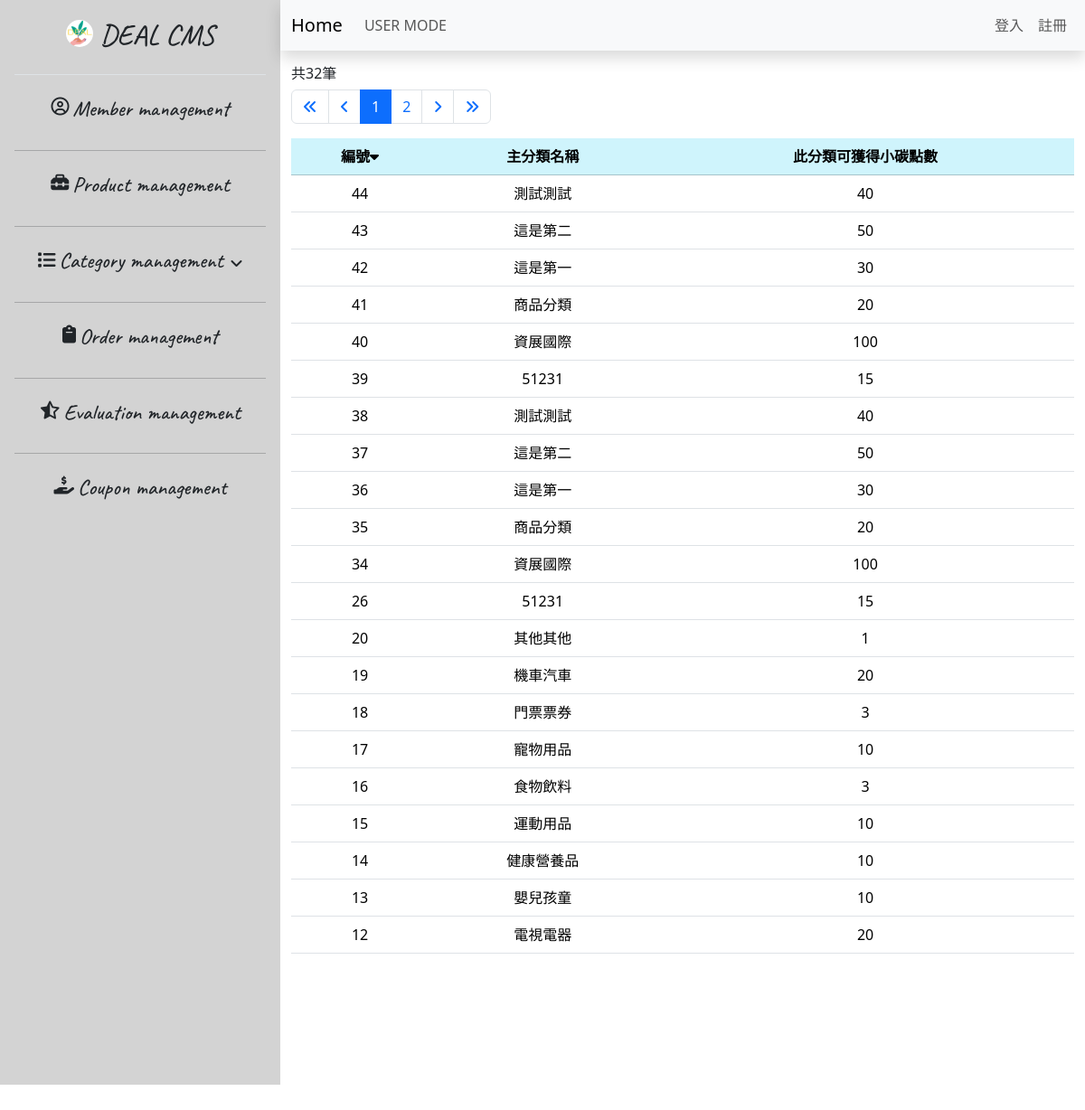
Page /31.main-category_list-no-admin.php on the committed database.
### tables this page shows
CREATE TABLE `categories_main` (
  `id` int NOT NULL,
  `main` varchar(10) NOT NULL,
  `carbon_points_available` int NOT NULL
);

### 31.main-category_list-no-admin.php (the view, shortened to what this page needs)
<?php
require __DIR__ . '/0.parts/pdo-connect.php';
$page = isset($_GET['page']) ? intval($_GET['page']) : 1;
$perPage = 25;
$t_sql = "SELECT COUNT(1) FROM categories_main";
$totalRows = $pdo->query($t_sql)->fetch(PDO::FETCH_NUM)[0];
$totalPages = ceil($totalRows / $perPage);
$rows = [];
if ($totalRows) {
    $sql = sprintf("SELECT * FROM `categories_main` ORDER BY id DESC LIMIT %s, %s", ($page - 1) * $perPage, $perPage);
    $rows = $pdo->query($sql)->fetchAll();
}
?>
<?php include __DIR__ . '/0.parts/html-head.php' ?>
<?php include __DIR__ . '/0.parts/sidebar.php' ?>
<div class="container-fluid px-0 mx-0">
    <?php include __DIR__ . '/0.parts/navbar.php' ?>
    <div class="container-fluid table-bordered table-striped overflow-auto">
        <div class="row mt-3">
            <div class="col">
                <h6>共<?= $totalRows ?>筆</h6>
                <nav aria-label="Page navigation example">
                    <ul class="pagination">
                        <li class="page-item">
                            <a class="page-link" href="?page=1">
                                <i class="fa-solid fa-angles-left"></i>
                            </a>
                        </li>
                        <li class="page-item">
                            <a class="page-link" href="?page=<?= $page != 1 ? $page - 1 : 1 ?>">
                                <i class="fa-solid fa-angle-left"></i>
                            </a>
                        </li>
                        <?php $visiblePageRange = 5;
                        $startPage = max(1, $page - floor($visiblePageRange / 2));
                        $endPage = min($totalPages, $startPage + $visiblePageRange - 1); ?>
                        <?php for ($i = $startPage; $i <= $endPage; $i++) : ?>
                            <li class="page-item <?= $page == $i ? 'active' : '' ?>">
                                <a class="page-link" href="?page=<?= $i ?>"><?= $i ?></a>
                            </li>
                        <?php endfor ?>
                        <li class="page-item">
                            <a class="page-link" href="?page=<?= $page != 40 ? $page + 1 : 40 ?>">
                                <i class="fa-solid fa-angle-right"></i>
                            </a>
                        </li>
                        <li class="page-item">
                            <a class="page-link" href="?page=40">
                                <i class="fa-solid fa-angles-right"></i>
                            </a>
                        </li>
                    </ul>
                </nav>
            </div>
        </div>
        <div class="row">
            <div class="col">
                <table id="myTable" class="table table-hover sortable-table">
                    <thead>
                        <tr class="table-info text-center">
                            <th>編號<i id="sortIcon" class="fa-solid fa-caret-down" onclick="sortTable()" title="變更排序"></th>
                            <th>主分類名稱</th>
                            <th>此分類可獲得小碳點數</th>
                        </tr>
                    </thead>
                    <tbody>
                        <?php foreach ($rows as $r) : ?>
                            <tr class="text-center">
                                <td><?= $r['id'] ?></td>
                                <td><?= $r['main'] ?></td>
                                <td><?= $r['carbon_points_available'] ?></td>
                            </tr>
                        <?php endforeach ?>
                    </tbody>
                </table>
            </div>
        </div>
    </div>
</div>
<?php include __DIR__ . '/0.parts/html-foot.php' ?>

### 0.parts/html-head.php (style rules this page uses)
body { height: 1200px; }

### 31.main-category_list-no-admin.php (style rules this page uses)
.overflow-auto { height: 1000px; }

### rows in the picture
categories_main: id "44", main "測試測試", carbon_points_available "40"
categories_main: id "43", main "這是第二", carbon_points_available "50"
categories_main: id "42", main "這是第一", carbon_points_available "30"
categories_main: id "41", main "商品分類", carbon_points_available "20"
categories_main: id "40", main "資展國際", carbon_points_available "100"
categories_main: id "39", main "51231", carbon_points_available "15"
categories_main: id "38", main "測試測試", carbon_points_available "40"
categories_main: id "37", main "這是第二", carbon_points_available "50"
categories_main: id "36", main "這是第一", carbon_points_available "30"
categories_main: id "35", main "商品分類", carbon_points_available "20"
categories_main: id "34", main "資展國際", carbon_points_available "100"
categories_main: id "26", main "51231", carbon_points_available "15"
categories_main: id "20", main "其他其他", carbon_points_available "1"
categories_main: id "19", main "機車汽車", carbon_points_available "20"
categories_main: id "18", main "門票票券", carbon_points_available "3"
categories_main: id "17", main "寵物用品", carbon_points_available "10"
categories_main: id "16", main "食物飲料", carbon_points_available "3"
categories_main: id "15", main "運動用品", carbon_points_available "10"
categories_main: id "14", main "健康營養品", carbon_points_available "10"
categories_main: id "13", main "嬰兒孩童", carbon_points_available "10"
categories_main: id "12", main "電視電器", carbon_points_available "20"

### other values in the picture
$totalRows "32"
